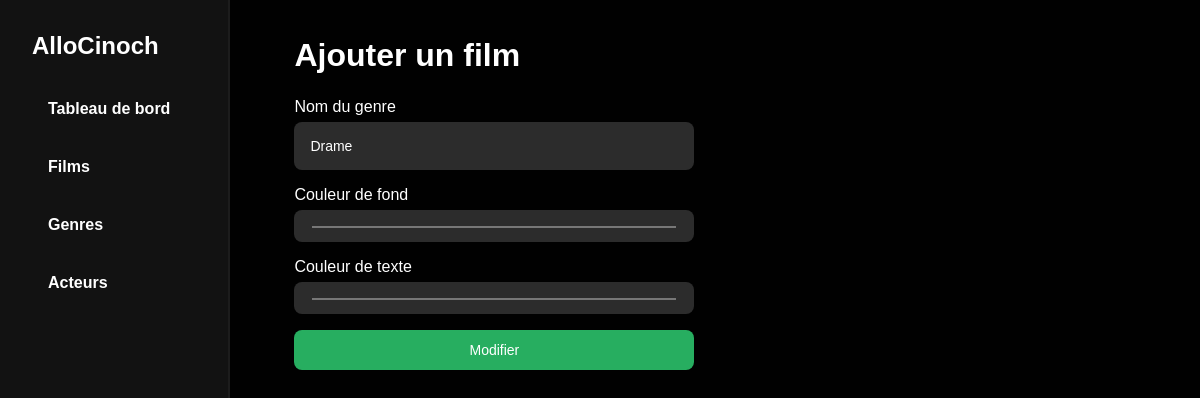
The app's page /admin/table2_update_form.php?id=22 with its own data.
### tables this page shows
CREATE TABLE `genres` (
  `id` int(11) NOT NULL,
  `name` varchar(20) NOT NULL,
  `bg_color` varchar(6) NOT NULL,
  `fg_color` varchar(6) DEFAULT 'FFF'
);

### admin/table2_update_form.php (the view, shortened to what this page needs)
<!DOCTYPE html>
<html lang="fr">
<head>
    <link rel="stylesheet" href="/css/admin.css">
</head>
<body>
    <?php
    include 'sidebar.php';
    require '../lib/db.inc.php';
    $id = $_GET['id'];
    $query = $db->prepare('SELECT * FROM genres WHERE id = :id');
    $query->execute(['id' => $id]);
    $genre = $query->fetch();
    ?>
    <main>
        <h1>Ajouter un film</h1>
        <form method="POST" action="table2_update_valide.php" enctype="multipart/form-data">
            <div>
                <label for="name">Nom du genre</label>
                <input type="text" placeholder="Nom du genre..." name="name" id="name" value="<?= $genre['name'] ?>" required>
            </div>
            <div>
                <label for="bg_color">Couleur de fond</label>
                <input type="color" placeholder="Couleur de fond..." name="bg_color" id="bg_color" value="#<?= $genre['bg_color'] ?>" required>
            </div>
            <div>
                <label for="fg_color">Couleur de texte</label>
                <input type="color" placeholder="Couleur de texte..." name="fg_color" id="fg_color" value="#<?= $genre['fg_color'] ?>" required>
            </div>
            <button class="btn green" type="submit">Modifier</button>
        </form>
    </main>
</body>
</html>

### css/admin.css (style rules this page uses)
* { box-sizing: border-box; }
body { margin: 0; padding: 0; background: #010101; color: white; font-family: "Outfit", sans-serif; overflow-x: hidden; position: relative; display: grid; grid-template-columns: 1fr 4fr; gap: 48px; }
button { background: none; border: none; cursor: pointer; transition: ease 0.2s; }
main { max-height: 100vh; overflow-y: auto; padding: 16px; }
.btn { color: white; text-decoration: none; padding: 12px 16px; background: #373737; transition: ease-in 0.2s; border-radius: 8px; font-size: 14px; font-weight: 500; }
.btn.green { background: #27ae60; }
form { margin-top: 24px; max-width: 400px; }
form > div > label { display: block; margin-bottom: 6px; }
input, textarea { width: 100%; padding: 16px; border: none; border-radius: 8px; background: #2c2c2c; color: white; font-size: 14px; font-weight: 500; margin-bottom: 16px; resize: vertical; }
form .btn { width: 100%; margin-bottom: 96px; }

### records on screen
genres: name "Drame", bg_color "#323232", fg_color "#000000"
